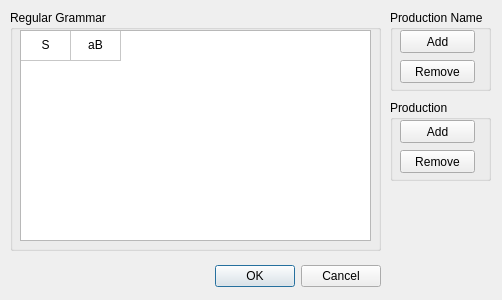
<?xml version="1.0" encoding="UTF-8"?>
<ui version="4.0">
 <class>AddRG</class>
 <widget class="QDialog" name="AddRG">
  <property name="geometry">
   <rect>
    <x>0</x>
    <y>0</y>
    <width>502</width>
    <height>300</height>
   </rect>
  </property>
  <property name="windowTitle">
   <string>Dialog</string>
  </property>
  <widget class="QDialogButtonBox" name="buttonBox">
   <property name="geometry">
    <rect>
     <x>80</x>
     <y>260</y>
     <width>301</width>
     <height>32</height>
    </rect>
   </property>
   <property name="orientation">
    <enum>Qt::Horizontal</enum>
   </property>
   <property name="standardButtons">
    <set>QDialogButtonBox::Cancel|QDialogButtonBox::Ok</set>
   </property>
  </widget>
  <widget class="QGroupBox" name="groupBox">
   <property name="geometry">
    <rect>
     <x>10</x>
     <y>10</y>
     <width>371</width>
     <height>241</height>
    </rect>
   </property>
   <property name="title">
    <string>Regular Grammar</string>
   </property>
   <widget class="QTableWidget" name="table_rg">
    <property name="geometry">
     <rect>
      <x>10</x>
      <y>20</y>
      <width>351</width>
      <height>211</height>
     </rect>
    </property>
    <attribute name="horizontalHeaderVisible">
     <bool>false</bool>
    </attribute>
    <attribute name="horizontalHeaderDefaultSectionSize">
     <number>50</number>
    </attribute>
    <attribute name="verticalHeaderVisible">
     <bool>false</bool>
    </attribute>
    <row>
     <property name="text">
      <string>1</string>
     </property>
     <property name="textAlignment">
      <set>AlignCenter</set>
     </property>
    </row>
    <column>
     <property name="text">
      <string>1</string>
     </property>
     <property name="textAlignment">
      <set>AlignCenter</set>
     </property>
    </column>
    <column>
     <property name="text">
      <string>2</string>
     </property>
     <property name="textAlignment">
      <set>AlignCenter</set>
     </property>
    </column>
    <item row="0" column="0">
     <property name="text">
      <string>S</string>
     </property>
     <property name="textAlignment">
      <set>AlignCenter</set>
     </property>
    </item>
    <item row="0" column="1">
     <property name="text">
      <string>aB</string>
     </property>
     <property name="textAlignment">
      <set>AlignCenter</set>
     </property>
    </item>
   </widget>
  </widget>
  <widget class="QGroupBox" name="gr_box_prod_name">
   <property name="geometry">
    <rect>
     <x>390</x>
     <y>10</y>
     <width>101</width>
     <height>81</height>
    </rect>
   </property>
   <property name="title">
    <string>Production Name</string>
   </property>
   <widget class="QPushButton" name="btn_add_prod_name">
    <property name="geometry">
     <rect>
      <x>10</x>
      <y>20</y>
      <width>75</width>
      <height>23</height>
     </rect>
    </property>
    <property name="text">
     <string>Add</string>
    </property>
   </widget>
   <widget class="QPushButton" name="btn_rem_prod_name">
    <property name="geometry">
     <rect>
      <x>10</x>
      <y>50</y>
      <width>75</width>
      <height>23</height>
     </rect>
    </property>
    <property name="text">
     <string>Remove</string>
    </property>
   </widget>
   <zorder>btn_add_prod</zorder>
   <zorder>btn_add_prod_name</zorder>
   <zorder>btn_rem_prod_name</zorder>
  </widget>
  <widget class="QGroupBox" name="gr_box_prod">
   <property name="geometry">
    <rect>
     <x>390</x>
     <y>100</y>
     <width>101</width>
     <height>81</height>
    </rect>
   </property>
   <property name="title">
    <string>Production</string>
   </property>
   <widget class="QPushButton" name="btn_add_prod">
    <property name="geometry">
     <rect>
      <x>10</x>
      <y>20</y>
      <width>75</width>
      <height>23</height>
     </rect>
    </property>
    <property name="text">
     <string>Add</string>
    </property>
   </widget>
   <widget class="QPushButton" name="btn_rem_prod">
    <property name="geometry">
     <rect>
      <x>10</x>
      <y>50</y>
      <width>75</width>
      <height>23</height>
     </rect>
    </property>
    <property name="text">
     <string>Remove</string>
    </property>
   </widget>
  </widget>
 </widget>
 <resources/>
 <connections>
  <connection>
   <sender>buttonBox</sender>
   <signal>accepted()</signal>
   <receiver>AddRG</receiver>
   <slot>accept()</slot>
   <hints>
    <hint type="sourcelabel">
     <x>248</x>
     <y>254</y>
    </hint>
    <hint type="destinationlabel">
     <x>157</x>
     <y>274</y>
    </hint>
   </hints>
  </connection>
  <connection>
   <sender>buttonBox</sender>
   <signal>rejected()</signal>
   <receiver>AddRG</receiver>
   <slot>reject()</slot>
   <hints>
    <hint type="sourcelabel">
     <x>316</x>
     <y>260</y>
    </hint>
    <hint type="destinationlabel">
     <x>286</x>
     <y>274</y>
    </hint>
   </hints>
  </connection>
 </connections>
</ui>
